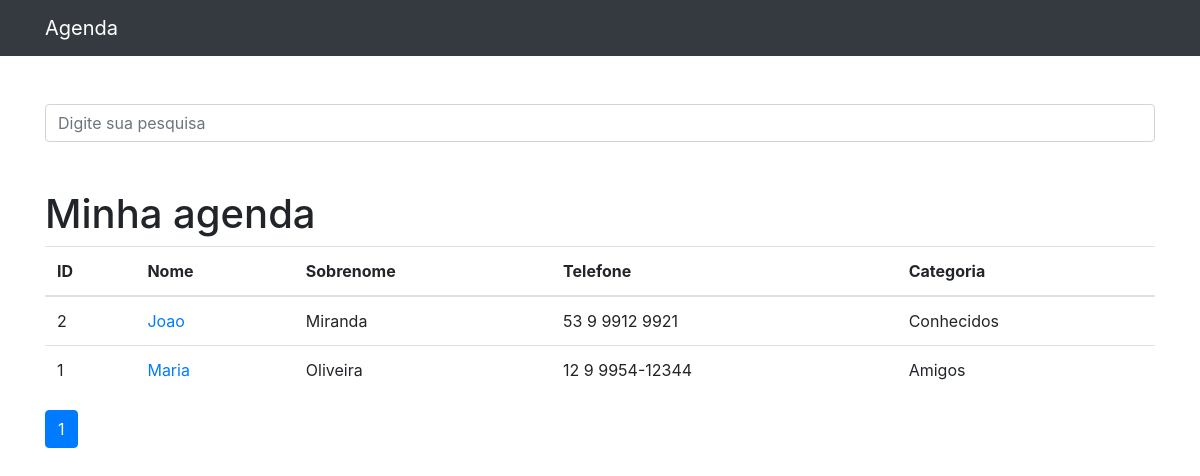
The app's page /, older data.
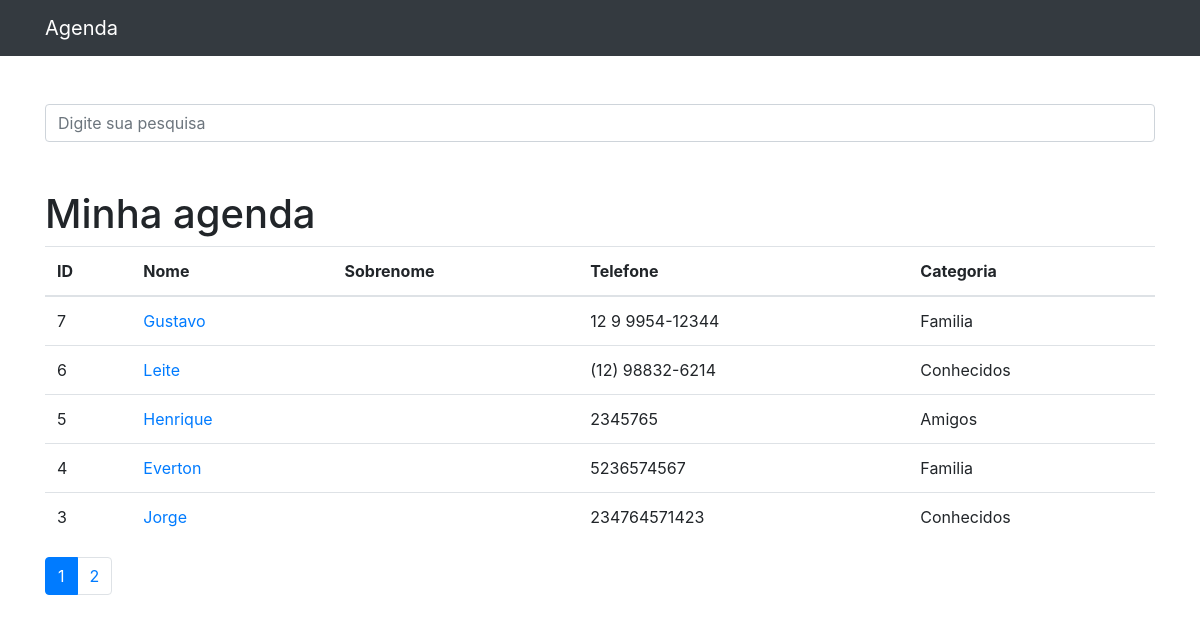
The same page, newer data.
### contatos/models.py (models this page shows, shortened)
class Contato(models.Model):
    nome = models.CharField(max_length=255)
    sobrenome = models.CharField(max_length=255, blank=True)
    telefone = models.CharField(max_length=255)
    email = models.CharField(max_length=255, blank=True)
    data_criacao = models.DateTimeField(default=timezone.now)
    descricao = models.TextField(blank=True)
    categoria = models.ForeignKey(Categoria, on_delete=models.DO_NOTHING)
    mostrar = models.BooleanField(default=True)
    foto = models.ImageField(blank=True, upload_to='fotos/%Y/%m/%d')

class Categoria(models.Model):
    nome = models.CharField(max_length=255)
    def __str__(self):
        return self.nome

### contatos/views.py (the view)
# urls.py: path('', views.index, name='index'),
def index(request):
    contatos = Contato.objects.order_by('-id').filter(
        mostrar=True
    )
    paginator = Paginator(contatos, 5)
    page = request.GET.get('p')
    contatos = paginator.get_page(page)
    return render(request, 'contatos/index.html', {
        'contatos': contatos
    })

### contatos/templates/contatos/index.html
{% extends 'base.html' %}
{%block conteudo%}
<h1 class="mt-5">Minha agenda</h1>
<table class="table">
    <thead>
    <tr>
        <th>ID</th>
        <th>Nome</th>
        <th>Sobrenome</th>
        <th>Telefone</th>
        <th>Categoria</th>
    </tr>
    </thead>
    <tbody>
    {% for contato in contatos %}
        <tr>
            <td>{{ contato.id }}</td>
            <td>
                <a href="{% url 'ver_contato' contato.id %}"> {{ contato.nome }}</a>
            </td>
            <td> {{ contato.sobrenome }}</td>
            <td> {{ contato.telefone }}</td>
            <td> {{ contato.categoria }}</td>
        </tr>
    {% endfor%}
    </tbody>
</table>
<nav aria-label="Page navigation example">
    <ul class="pagination">
        {% for pagina in contatos.paginator.page_range %}
            {% if contatos.number == pagina %}
                <li class="page-item active">
                    <a class="page-link" href="?p={{ pagina }}&termo={{ request.GET.termo }}">{{pagina}}</a>
                </li>
            {% else %}
                <li class="page-item">
                    <a class="page-link" href="?p={{ pagina }}&termo={{ request.GET.termo }}">{{pagina}}</a>
                </li>
            {% endif %}
        {% endfor %}
    </ul>
</nav>
{%endblock%}

Row changes from the older to the newer data that the page shows:
no longer on this page (row unchanged): Contato: id "2", nome "Joao", sobrenome "Miranda", telefone "53 9 9912 9921", categoria "Conhecidos"
no longer on this page (row unchanged): Contato: id "1", nome "Maria", sobrenome "Oliveira", telefone "12 9 9954-12344", categoria "Amigos"
now on this page (row edited): Contato: id "7", nome "Gustavo", telefone "12 9 9954-12344", categoria "Familia"
now on this page (row edited): Contato: id "6", nome "Leite", telefone "(12) 98832-6214", categoria "Conhecidos"
now on this page (row edited): Contato: id "5", nome "Henrique", telefone "2345765", categoria "Amigos"
now on this page (row edited): Contato: id "4", nome "Everton", telefone "5236574567", categoria "Familia"
now on this page (row edited): Contato: id "3", nome "Jorge", telefone "234764571423", categoria "Conhecidos"
Text that changed along with them:
new list line: "2"
